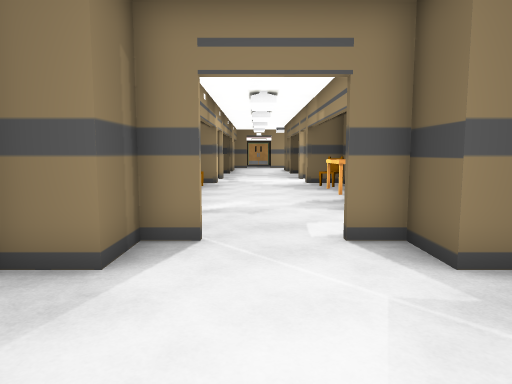
View 1 (above)

24 first-person views from a walk through a scene from a Unity 3-D project. The camera is 1.5 m above the floor, tilts 6° down and sees 70° across. The floor is counted in squares, 1 m on a side. Each view is taken from the middle of a square. On the plan, view 1 faces up. The plan holds only what a view shows up to about 16 squares ahead; the rest is blank. The place goes on beyond the plan. The player is left out. Some animated figures are not drawn. Door leaves are left out, so doorways stand open. Some surface patterns are stand-ins.

View 2
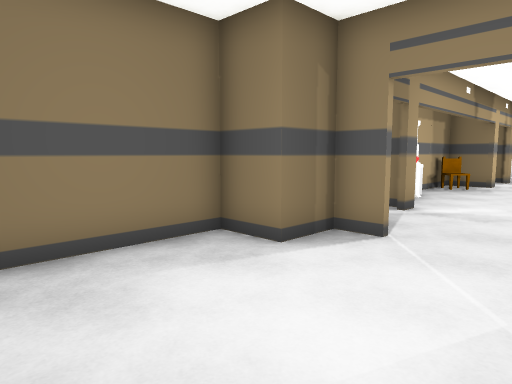

View 3
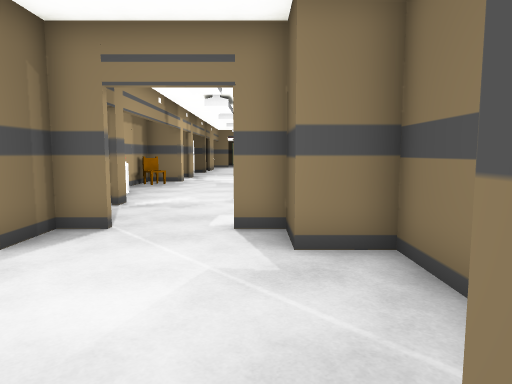

View 4
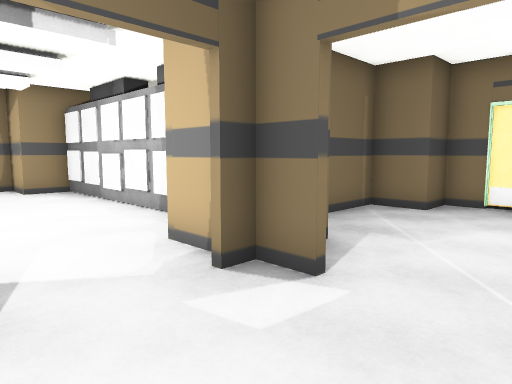

View 5
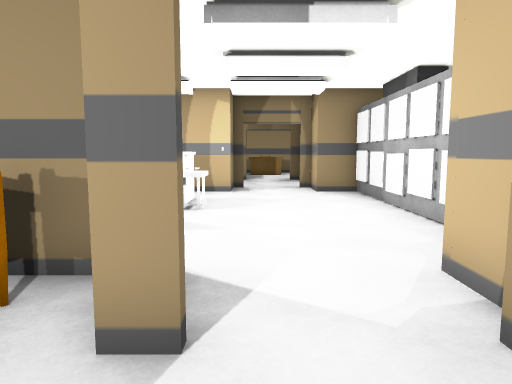

View 6
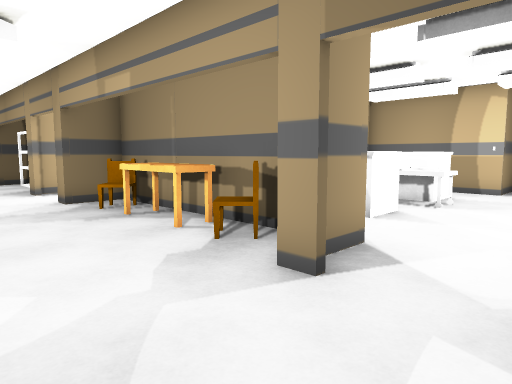

View 7
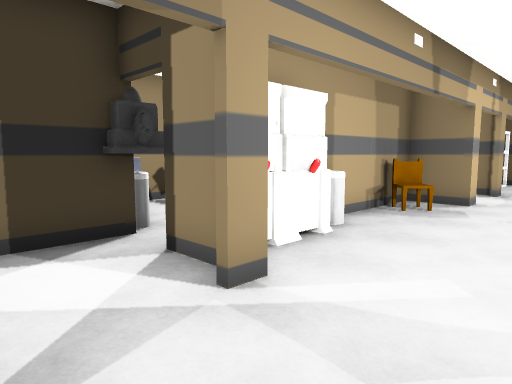

View 8
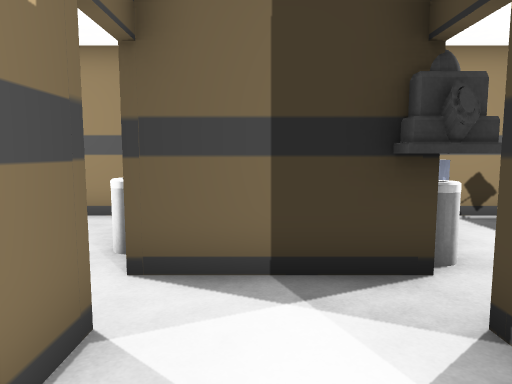

View 9
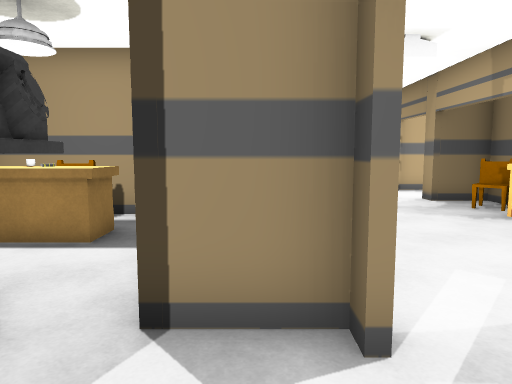

View 10
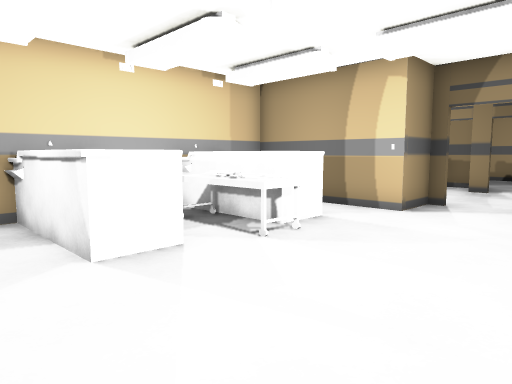

View 11
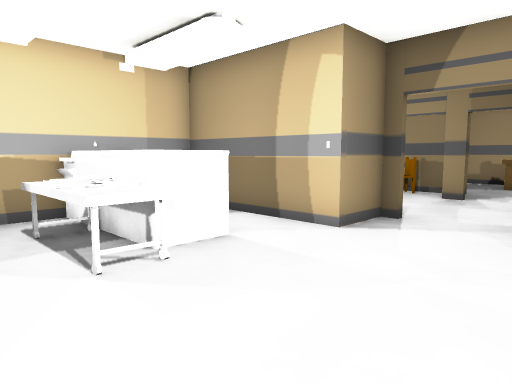

View 12
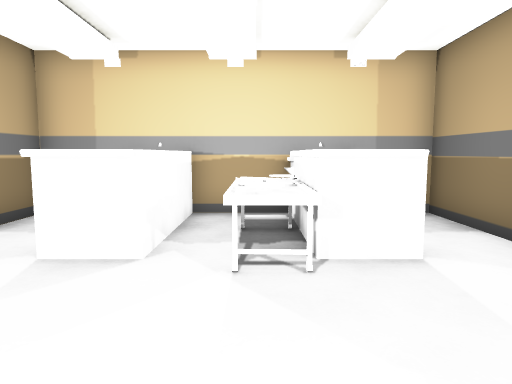

View 13
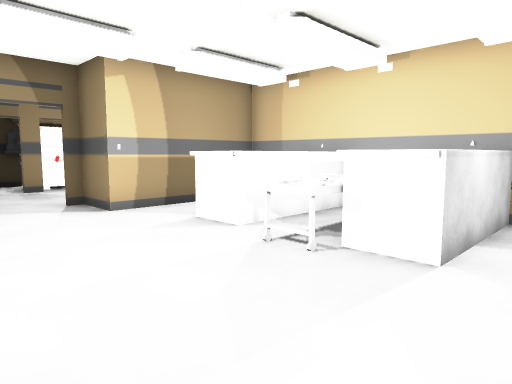

View 14
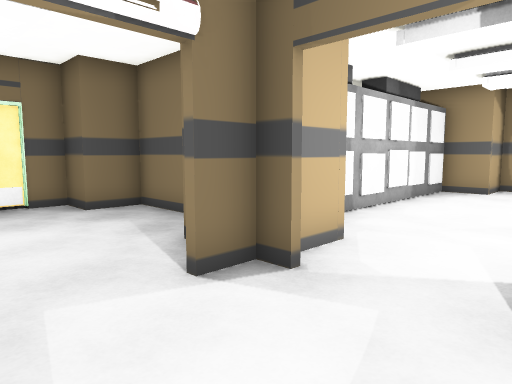

View 15
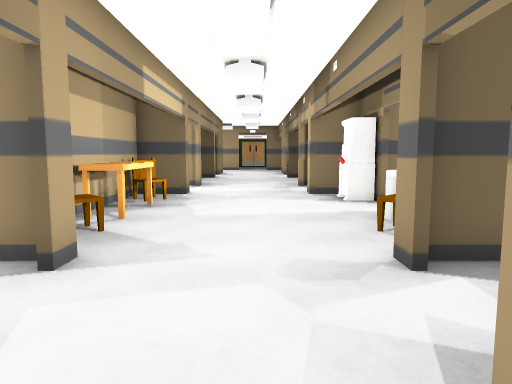

View 16
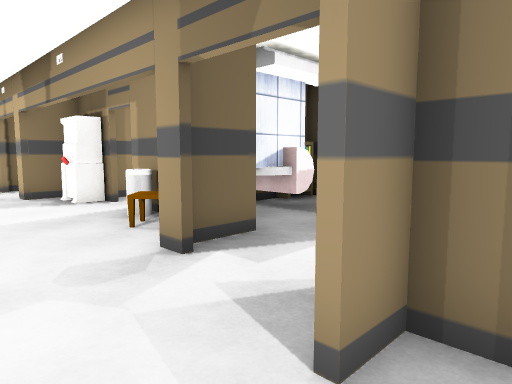

View 17
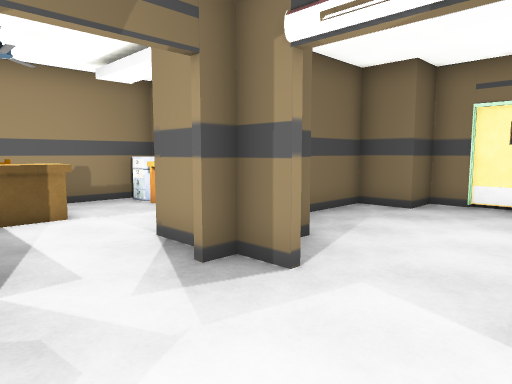

View 18
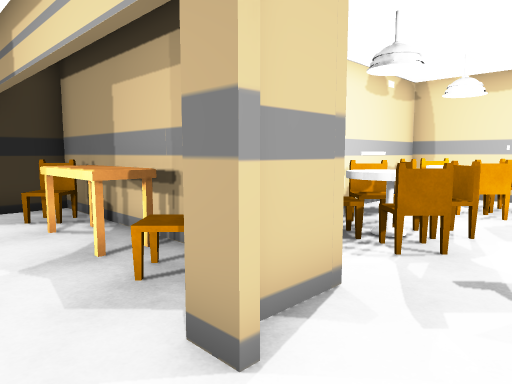

View 19
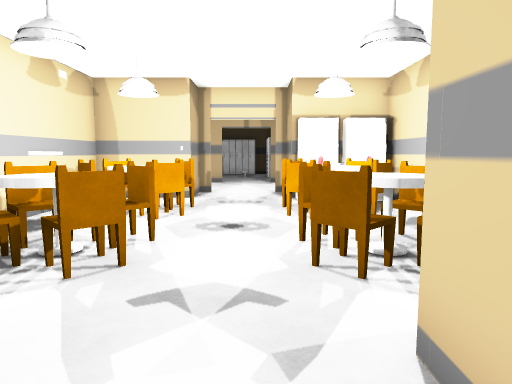

View 20
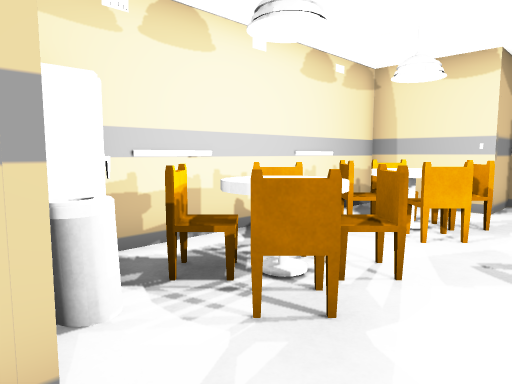

View 21
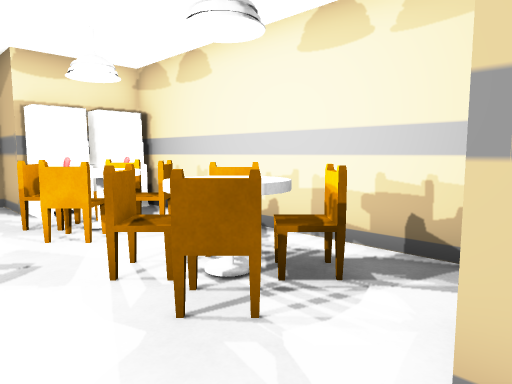

View 22
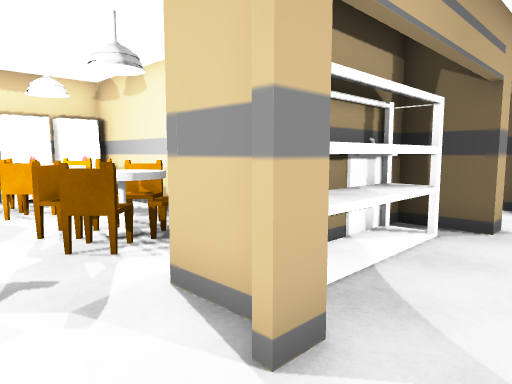

View 23
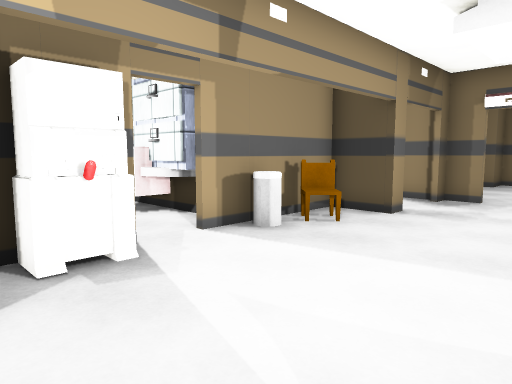

View 24
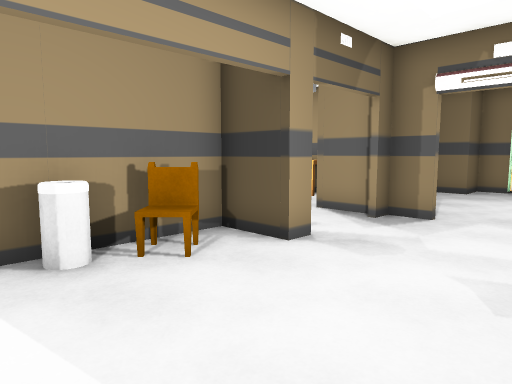

### Floor plan
Key: @ floor where view 1 was taken; # wall or solid block; . floor; D open door; T table; C chair; B bin; A cabinet; E desk; F fridge; S shelf; O other object.
Columns run from 10 left of view 1 to 26 right of it. Each row starts with its distance up from view 1.
 29                           D
 28                          ##.
 27                          SS.
 26                  OOO#OOO SS.
 25                O#........SS.
 24               O#CCCCCCCC.SS.
 23                OOCC..CC.. S.
 22        ##   .##O.CCCCCCC.##.   ##
 21         D  ..D............D.....
 20         D. ..D............D.....
 19       ###. ..##.CCCCCCCC###....###
 18       #... ...#..CC..CC.B.......O#
 17        C.. ..CC.CCCCCCCCBCC.....O##
 16  ######......TT..OO##OOFFTT......D.
 15    O. #......TT##OO##OO##TT......D .#
 14 #  OE.#B.....TT..OO..OO..TT......####
 13 #  EE.##.....TT..OO.OOO..TT.....B# ##
 12    ... O.....CC..OO.OOO.#CC....CC####
 11    ABO O......#..OO.OOO.##.......#..#
 10     OOD#.....##..........##....###...
  9     #........D............D....D....E
  8     #........D............D....D....E
  7     #DD. ....D............D....D....E
  6    B#DD##DDD###..........###DDD###...
  5 #...  ###....####O#O##O#O##....#  ..
  4 #.    #.......# OO O OOO  .......  OO
  3       #.......#           .......  ##
  2       #.......#          #.......#
  1       #.......#          #.......#
  0           @..##          ##....###
 -1            ..#            ##..##
 -2            ###            ######

Where each view was taken, in squares from view 1:
view 1: 0 up, 0 right, facing up
view 2: 0 up, 2 right, facing up-left
view 3: 1 down, 2 right, facing up
view 4: 10 up, 1 left, facing down-right
view 5: 9 up, 0 right, facing right
view 6: 7 up, 1 left, facing up-right
view 7: 7 up, 1 right, facing up-left
view 8: 8 up, 1 left, facing left
view 9: 7 up, 3 left, facing up
view 10: 6 up, 5 right, facing up-right
view 11: 6 up, 8 right, facing up-right
view 12: 6 up, 10 right, facing up
view 13: 6 up, 14 right, facing up-left
view 14: 10 up, 20 right, facing down-left
view 15: 5 up, 19 right, facing up
view 16: 5 up, 18 right, facing up-right
view 17: 10 up, 17 right, facing down-right
view 18: 21 up, 18 right, facing down-left
view 19: 21 up, 17 right, facing left
view 20: 21 up, 15 right, facing down-left
view 21: 20 up, 15 right, facing up-left
view 22: 20 up, 18 right, facing up-left
view 23: 19 up, 17 right, facing down-right
view 24: 15 up, 17 right, facing down-right
